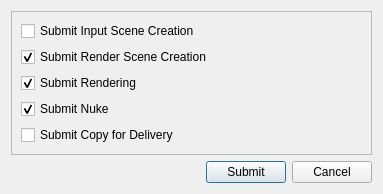
<?xml version="1.0" encoding="UTF-8"?>
<ui version="4.0">
 <class>Dialog</class>
 <widget class="QDialog" name="Dialog">
  <property name="windowModality">
   <enum>Qt::ApplicationModal</enum>
  </property>
  <property name="geometry">
   <rect>
    <x>0</x>
    <y>0</y>
    <width>383</width>
    <height>184</height>
   </rect>
  </property>
  <property name="windowTitle">
   <string>Submission</string>
  </property>
  <layout class="QVBoxLayout" name="verticalLayout">
   <item alignment="Qt::AlignTop">
    <widget class="QFrame" name="submissionFrame">
     <property name="frameShape">
      <enum>QFrame::StyledPanel</enum>
     </property>
     <property name="frameShadow">
      <enum>QFrame::Raised</enum>
     </property>
     <layout class="QVBoxLayout" name="verticalLayout_2">
      <item>
       <widget class="QCheckBox" name="submitInputSceneCheckBox">
        <property name="text">
         <string>Submit Input Scene Creation</string>
        </property>
       </widget>
      </item>
      <item>
       <widget class="QCheckBox" name="submitRenderSceneCheckBox">
        <property name="text">
         <string>Submit Render Scene Creation</string>
        </property>
        <property name="checked">
         <bool>true</bool>
        </property>
       </widget>
      </item>
      <item>
       <widget class="QCheckBox" name="submitRenderingCheckBox">
        <property name="text">
         <string>Submit Rendering</string>
        </property>
        <property name="checked">
         <bool>true</bool>
        </property>
       </widget>
      </item>
      <item>
       <widget class="QCheckBox" name="submitNukeCheckBox">
        <property name="text">
         <string>Submit Nuke</string>
        </property>
        <property name="checked">
         <bool>true</bool>
        </property>
       </widget>
      </item>
      <item>
       <widget class="QCheckBox" name="submitCopyForDeliveryCheckBox">
        <property name="text">
         <string>Submit Copy for Delivery</string>
        </property>
       </widget>
      </item>
     </layout>
    </widget>
   </item>
   <item alignment="Qt::AlignBottom">
    <widget class="QFrame" name="frame_2">
     <property name="frameShape">
      <enum>QFrame::NoFrame</enum>
     </property>
     <property name="frameShadow">
      <enum>QFrame::Raised</enum>
     </property>
     <layout class="QVBoxLayout" name="verticalLayout_3">
      <property name="leftMargin">
       <number>0</number>
      </property>
      <property name="topMargin">
       <number>0</number>
      </property>
      <property name="rightMargin">
       <number>0</number>
      </property>
      <property name="bottomMargin">
       <number>0</number>
      </property>
      <item alignment="Qt::AlignRight">
       <widget class="QFrame" name="frame">
        <property name="frameShape">
         <enum>QFrame::NoFrame</enum>
        </property>
        <property name="frameShadow">
         <enum>QFrame::Raised</enum>
        </property>
        <layout class="QHBoxLayout" name="horizontalLayout">
         <property name="leftMargin">
          <number>0</number>
         </property>
         <property name="topMargin">
          <number>0</number>
         </property>
         <property name="rightMargin">
          <number>0</number>
         </property>
         <property name="bottomMargin">
          <number>0</number>
         </property>
         <item>
          <widget class="QPushButton" name="submitButton">
           <property name="text">
            <string>Submit</string>
           </property>
          </widget>
         </item>
         <item>
          <widget class="QPushButton" name="cancelButton">
           <property name="text">
            <string>Cancel</string>
           </property>
          </widget>
         </item>
        </layout>
       </widget>
      </item>
     </layout>
    </widget>
   </item>
  </layout>
 </widget>
 <resources>
  <include location="../../../assets/resource_files/resources.qrc"/>
 </resources>
 <connections/>
</ui>
